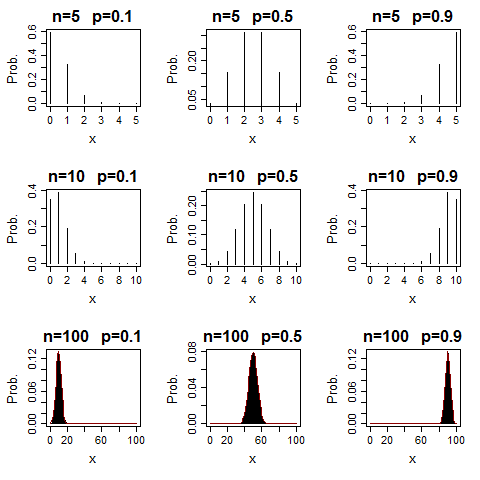

Source code (R):
# setting up the axis label size and margin (bottom, left, top, right) 
par(cex.lab = 1.7, mar = c(5.5,4.8,3,2)+0.1, mgp = c(3,1,0), mfrow = c(2, 2), cex.main=(2), 
    cex.axis = 1.4,mfrow = c(3, 3))


# plots for n=5 and different p
n = 5
s = 0:n
p = 0.1
f = dbinom(x=s,n,p)
plot(s, f, type = "h", main = "n=5   p=0.1", xlab = "x", ylab="Prob.")

n = 5
s = 0:n
p = 0.5
f = dbinom(x=s,n,p)
plot(s, f, type = "h", main = "n=5   p=0.5", xlab = "x", ylab = "Prob.")

n = 5 
s = 0:n
p = 0.9
f = dbinom(x = s, n, p)
plot(s, f, type="h", main="n=5   p=0.9", xlab = "x", ylab = "Prob.")

### plots for n=10 and different p
n = 10
s = 0:n
p = 0.1
f = dbinom(x = s, n, p)
plot(s, f, type = "h", main = "n=10   p=0.1", xlab = "x", ylab = Pr"ob.")

n = 10
s = 0:n
p = 0.5
f = dbinom(x = s, n, p)
plot(s, f, type = "h", main = "n=10   p=0.5", xlab = "x", ylab = "Prob.")

n = 10
s = 0:n
p = 0.9
f = dbinom(x = s, n, p)
plot(s, f, type = "h", main = "n=10   p=0.9", xlab = "x", ylab = "Prob.")

### plots for n=100 and different p
n = 100
s = 0:n
p = 0.1
f = dbinom(x = s, n, p)
plot(s, f, type = "h", main = "n=100   p=0.1", xlab = "x", ylab = "Prob.")
norm = dnorm(x = s, 10, 3)
lines(x = s, norm, col = "dark red")

n = 100
s = 0:n
p = 0.5
f = dbinom(x =s, n, p)
plot(s, f, type = "h", main = "n=100   p=0.5", xlab = "x", ylab = "Prob.")
norm = dnorm(x = s, 50, 5)
lines(x = s, norm, col = "dark red")

n = 100
s = 0:n
p = 0.9
f = dbinom(x = s, n, p)
plot(s, f, type = "h", main = "n=100   p=0.9", xlab = "x", ylab = "Prob.")
norm = dnorm(x = s, 90, 3)
lines(x = s, norm, col = "dark red")
